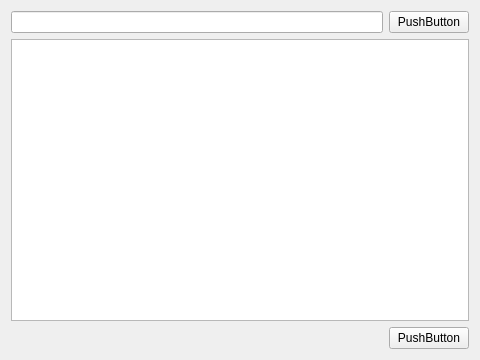
<?xml version="1.0" encoding="UTF-8"?>
<ui version="4.0">
 <class>InstallModWindow</class>
 <widget class="QWidget" name="InstallModWindow">
  <property name="geometry">
   <rect>
    <x>0</x>
    <y>0</y>
    <width>480</width>
    <height>360</height>
   </rect>
  </property>
  <property name="windowTitle">
   <string>Form</string>
  </property>
  <layout class="QVBoxLayout" name="verticalLayout_4">
   <item>
    <layout class="QVBoxLayout" name="verticalLayout_3">
     <item>
      <layout class="QHBoxLayout" name="horizontalLayout_4">
       <item>
        <widget class="QLineEdit" name="modFileEdit"/>
       </item>
       <item>
        <widget class="QPushButton" name="selectFileButton">
         <property name="text">
          <string>PushButton</string>
         </property>
        </widget>
       </item>
      </layout>
     </item>
     <item>
      <widget class="QListWidget" name="filesInZipList"/>
     </item>
    </layout>
   </item>
   <item>
    <layout class="QHBoxLayout" name="horizontalLayout_5">
     <item>
      <spacer name="horizontalSpacer">
       <property name="orientation">
        <enum>Qt::Horizontal</enum>
       </property>
       <property name="sizeHint" stdset="0">
        <size>
         <width>40</width>
         <height>20</height>
        </size>
       </property>
      </spacer>
     </item>
     <item>
      <widget class="QPushButton" name="validateButton">
       <property name="text">
        <string>PushButton</string>
       </property>
      </widget>
     </item>
    </layout>
   </item>
  </layout>
 </widget>
 <resources/>
 <connections/>
</ui>
